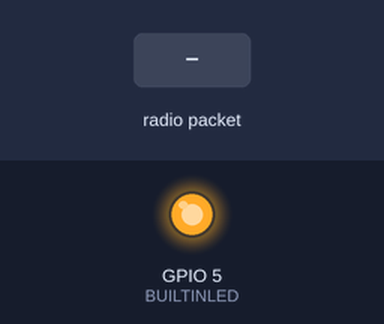
A program run on a simulated ESP32. On the bench: output pins drawn as LEDs (lit = HIGH). Inputs (shaded band) come from the test bench. What the program prints to the serial monitor is not drawn.

Above: at 1.2 s.
1.3 s: radio packet "b" arrives
At 1.9 s:
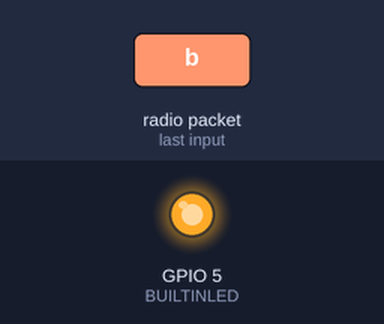
2.8 s: radio packet "a" arrives
At 3.5 s:
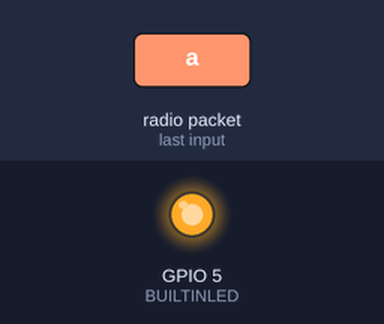
Timing chart, 0 to 5.8 s (numbered marks = the images above; inputs shaded):
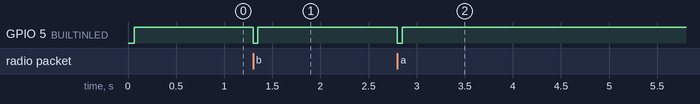

The program:

main.cpp
```cpp
#include <esp_now.h>
#include <WiFi.h>

esp_now_peer_info_t slave;

unsigned char serialBuffer[256];
unsigned char writePos = 0;
unsigned char addr[6];

unsigned char x;
unsigned char lengtOfMsg;
unsigned char startByte;

// #define J_LOG true

#define CHANNEL 1
//#define LEDBEAM_0
//#define JONISK
// #define JONISK_2022
#define PONT2022
#define BUILTINLED  5

#ifdef  LEDBEAM_0
#define NUM 5
const uint8_t mac[NUM][6] = {
  {0xFF,0xFF,0xFF,0xFF,0xFF,0xFF},
  {0x7C,0xDF,0xA1,0x03,0x9A,0x47},
  {0x7C,0xDF,0xA1,0x03,0x9A,0x51},
  {0x7C,0xDF,0xA1,0x03,0x9A,0x55},
  {0x7C,0xDF,0xA1,0x03,0x9A,0x3F}
};
#endif

#ifdef  JONISK
#define NUM 20
const uint8_t mac[NUM][6] = {
  {0xFF,0xFF,0xFF,0xFF,0xFF,0xFF},
  {0x24,0x6F,0x28,0xDD,0x47,0xFD},
  {0x24,0x6F,0x28,0xDD,0x48,0x8D},
  {0x24,0x6F,0x28,0xF1,0x9A,0xC1},
//  {0x24,0x6F,0x28,0xDD,0x48,0x15},
  {0x24,0x6F,0x28,0xF2,0x83,0x21},
  {0x24,0x6F,0x28,0xDD,0x47,0xF1},
  {0x24,0x6F,0x28,0xDD,0x47,0xD9},
  {0x24,0x6F,0x28,0xDD,0x47,0xDD},
  {0x24,0x6F,0x28,0xDD,0x48,0xA1},
  {0x24,0x6F,0x28,0xDD,0x48,0x51},
  {0x24,0x6F,0x28,0xDD,0x48,0xB1},
  {0x24,0x6F,0x28,0xDD,0x48,0x61},
  {0x24,0x6F,0x28,0xDD,0x48,0xBD},
  {0x24,0x6F,0x28,0xDD,0x01,0xB1},
  {0x24,0x6F,0x28,0xDD,0x48,0x11},
  {0x24,0x6F,0x28,0xDC,0xC0,0x61},
  {0x7C,0xDF,0xA1,0x17,0x40,0xFD},
  {0x24,0x6F,0x28,0xF2,0x83,0x41},
  {0xE8,0x9F,0x6D,0xB9,0xF2,0xD9}, // 2022
  {0x34,0x94,0x54,0x14,0xFF,0x59} // 2022, rev 2
  {0x34,0x94,0x54,0x14,0xE3,0xCD},
  {0x8C,0x4B,0x14,0x4E,0x7F,0xBD},
  {0x58,0xBF,0x25,0xF8,0x70,0x59},
  {0x24,0x6F,0x28,0xDB,0x15,0x11},
  {0x24,0x6F,0x28,0xD8,0x90,0xCD},
  {0x8C,0x4B,0x14,0x2B,0xB9,0xB5},
};
#endif

#ifdef  JONISK_2022
#define NUM 20
const uint8_t mac[NUM][6] = {
  {0xFF,0xFF,0xFF,0xFF,0xFF,0xFF},
  {0x34,0x94,0x54,0x14,0xFF,0x59},
  {0x58,0xBF,0x25,0xF8,0x70,0x59},
  {0x24,0x6F,0x28,0xDB,0x15,0x11},
  {0x24,0x6F,0x28,0xD8,0x90,0xCD},

  {0x8C,0x4B,0x14,0x2B,0xB9,0xB5},
//  {0x58,0xBF,0x25,0xF8,0x8A,0xC1}, //
  {0x8C,0x4B,0x14,0x4E,0x7F,0xF5}, //
  {0x34,0x94,0x54,0x14,0xF0,0xC1},
  {0x8C,0x4B,0x14,0x2B,0xC3,0x01},

  {0x8C,0x4B,0x14,0x2C,0x9E,0x3D},
  {0x34,0x86,0x5D,0x79,0x6A,0x15},
  {0x34,0x86,0x5D,0x79,0x46,0x0D}, //
  {0x34,0x86,0x5D,0x79,0x67,0x99},
  {0x34,0x86,0x5D,0x79,0x4E,0xE1},

  {0x0C,0xDC,0x7E,0x1D,0x47,0x59}, //
  {0x34,0x94,0x54,0xAA,0x03,0xA1},
//  {0x0C,0xDC,0x7E,0x1D,0x37,0x91}, //
//  {0x34,0x86,0x5D,0x79,0x41,0x75}, //
  {0x34,0x86,0x5D,0x7A,0x22,0xD1},

//  {0x34,0x86,0x5D,0x79,0x70,0x09}, //
//  {0x34,0x86,0x5D,0x79,0x6F,0xF9}, //
  {0x34,0x86,0x5D,0x7A,0x36,0xF5}, //
  {0x34,0x86,0x5D,0x79,0x4B,0x99},
  {0x34,0x86,0x5D,0x79,0x77,0xD9},

//  {0x24,0x6F,0x28,0xDD,0x46,0xF1} //
};
#endif

#ifdef PONT2022
#define NUM 15
const uint8_t mac[NUM][6] = {
{0xFF,0xFF,0xFF,0xFF,0xFF,0xFF}, // AAAAARGH >:/
{0x24,0x6F,0x28,0xDD,0x48,0xA1},
{0x24,0x6F,0x28,0xDD,0x01,0xB1},
{0x24,0x6F,0x28,0xF2,0x83,0x41},
{0x24,0x6F,0x28,0xDD,0x48,0x8D},
{0x24,0x6F,0x28,0xDD,0x48,0x11},
{0x24,0x6F,0x28,0xDC,0xC0,0x61},
{0x24,0x6F,0x28,0xDD,0x48,0xB1},
{0x24,0x6F,0x28,0xDD,0x47,0xDD},
{0x24,0x6F,0x28,0xDD,0x48,0xBD},
{0x24,0x6F,0x28,0xDB,0x15,0xA5},
{0x24,0x6F,0x28,0xD6,0x49,0xAD},
{0x24,0x6F,0x28,0xDB,0x15,0x05},
{0x24,0x6F,0x28,0xDB,0x14,0xF9},
{0x24,0x6F,0x28,0xDD,0x47,0xFD}
};
#endif

void initESPNow() {
  WiFi.disconnect();
  if (esp_now_init() == ESP_OK) {
    Serial.println("ESPNow Init Success");
  } else {
    Serial.println("ESPNow Init Failed");
    ESP.restart();
  }
}

bool manageSlave() {
  if (slave.channel == CHANNEL) {
    Serial.print("Slave Status: ");
    const esp_now_peer_info_t *peer = &slave;
    const uint8_t *peer_addr = slave.peer_addr;
    bool exists = esp_now_is_peer_exist(peer_addr);
    if ( exists) {
      Serial.println("Already Paired");
      return true;
    } else {
      // Slave not paired, attempt pair
      esp_err_t addStatus = esp_now_add_peer(peer);
      if (addStatus == ESP_OK) {
        // Pair success
        Serial.println("Pair success");
        return true;
      } else if (addStatus == ESP_ERR_ESPNOW_NOT_INIT) {
        Serial.println("ESPNOW Not Init");
        return false;
      } else if (addStatus == ESP_ERR_ESPNOW_ARG) {
        Serial.println("Invalid Argument");
        return false;
      } else if (addStatus == ESP_ERR_ESPNOW_FULL) {
        Serial.println("Peer list full");
        return false;
      } else if (addStatus == ESP_ERR_ESPNOW_NO_MEM) {
        Serial.println("Out of memory");
        return false;
      } else if (addStatus == ESP_ERR_ESPNOW_EXIST) {
        Serial.println("Peer Exists");
        return true;
      } else {
        Serial.println("Not sure what happened");
        return false;
      }
    }
  } else {
    // No slave found to process
    Serial.println("No Slave found to process");
    return false;
  }
}

void onDataSent(const uint8_t *mac_addr, esp_now_send_status_t status) {
#if J_LOG
  char macStr[18];
  snprintf(macStr, sizeof(macStr), "%02x:%02x:%02x:%02x:%02x:%02x",
           mac_addr[0], mac_addr[1], mac_addr[2], mac_addr[3], mac_addr[4], mac_addr[5]);
  Serial.print("Last Packet Sent to: "); Serial.println(macStr);
  Serial.print("Last Packet Send Status: "); Serial.println(status == ESP_NOW_SEND_SUCCESS ? "Delivery Success" : "Delivery Fail");
#endif
}

void OnDataRecv(const uint8_t *mac_addr, const uint8_t *data, int data_len) {
  digitalWrite(5, HIGH);
  digitalWrite(5, LOW); delay(50); digitalWrite(5, HIGH);
//  for(int i=0; i<data_len; i++){
//    Serial.print((int)data[i]); Serial.print(" ");
//  }
  switch(data[0]){
    case 'b':{
      int v;
      memcpy(&v, data+1, 4);
      Serial.print("msg");
      Serial.print('b'); // Msg type
      for(int i=0; i<6; i++){
        Serial.print((int)mac_addr[i]);
        Serial.print(":");
      }
      Serial.print(v);
      Serial.print("end"); // msg a 012345 value end // Value will be parsed from string
    }
    break;
    case 'a':{
        int v; // Battery voltage, 4 bytes
        char fwVersion[2];

        memcpy(&v, data+1, 4);
        memcpy(&fwVersion, data+1+4, 2);
        Serial.print("msg");
        Serial.print('a'); // Msg type
        for(int i=0; i<6; i++){
          Serial.print((int)mac_addr[i]);
          Serial.print(":");
        }
        Serial.print(v);
        Serial.print(":");
        Serial.print(fwVersion[0]);
        Serial.print(":");
        Serial.print(fwVersion[1]);
        Serial.print("end"); // msg a 012345 value end // Value will be parsed from string
    }
    break;
  }
}

void setup() {
  memset(serialBuffer, 256, 0);
  Serial.begin(230400);

#if defined(JONISK) || defined(JONISK_2022) || defined(PONT2022)
  WiFi.softAP("TIYCS", "nonsense", 1, true);
#else
  WiFi.softAP("TIYCS", "nonsense", 6, true);
#endif

  WiFi.mode(WIFI_STA);
  Serial.print("STA MAC: "); Serial.println(WiFi.macAddress());

  initESPNow();
  esp_now_register_send_cb(onDataSent);
  esp_now_register_recv_cb(OnDataRecv);


  slave.channel = CHANNEL;
  slave.encrypt = 0;
  for(char i=0; i<NUM; i++){
    memcpy(slave.peer_addr, mac[i], 6);
    manageSlave();
  }
  pinMode(BUILTINLED, OUTPUT);
  digitalWrite(BUILTINLED, HIGH);
  digitalWrite(BUILTINLED, LOW); delay(50); digitalWrite(BUILTINLED, HIGH);

// Test
//  uint8_t addr[6] = {0xFF,0xFF,0xFF,0xFF,0xFF,0xFF};
//  uint8_t msg[1] = {0x08};
//  esp_now_send(addr, msg, 1);

  Serial.println("Setup done");
}

void loop() {
  while(Serial.available()){
    x = Serial.read();
//    Serial.println((int)x);
    serialBuffer[writePos] = x;
    if(serialBuffer[writePos] == 'd' && writePos > 9){
      if(serialBuffer[writePos-1] == 'n' && serialBuffer[writePos-2] == 'e'){
        int len = writePos-2-6;
       // for(int i=0; i<len; i++){
         // Serial.print((char)serialBuffer[i]);
       // }
       // Serial.println();
        memcpy(addr, serialBuffer, 6);
//        for(int i=0; i<6; i++){
//          Serial.print((int)addr[i]); Serial.print(" ");
//        }
//        Serial.println();
//        for(int i=0; i<len; i++){
//          Serial.print((int)serialBuffer[i+6]); Serial.print(" ");
//        }
//        Serial.println();
        esp_now_send(addr, serialBuffer+6, len);
//        digitalWrite(5, LOW); delay(50); digitalWrite(5, HIGH);
        writePos = 0;
        return;
      }
    }
    writePos++;
  }
}
```

Measured:
- after the input at 1.3 s, GPIO 5 (BUILTINLED): HIGH → LOW at once, → HIGH 0.05 s later
- after the input at 2.8 s, GPIO 5 (BUILTINLED): HIGH → LOW at once, → HIGH 0.05 s later
